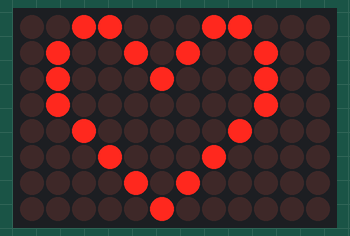
Recording of a sketch running on a simulated Arduino Uno R4 WiFi. Shown: 12×8 LED matrix. WiFi joins after 1.5 s; servers stay silent unless stated; what the sketch prints to the serial monitor is not drawn.

Above: at 11.6 s.

Measured:
- what the display in image 0 shows lasts 3.0 s, from 11.5 s to 14.5 s

The sketch:

iot-002-httpsRequest.ino
```cpp
#include "Arduino_LED_Matrix.h"   // Include the LED_Matrix library
#include "frames.h"               // Include a header file containing some custom icons
#include "secrets.h"
#include "WiFiS3.h"
#include <ArduinoHttpClient.h>

#define SECRET_SSID "------"
#define SECRET_PASS "------"

ArduinoLEDMatrix matrix;          // Create an instance of the ArduinoLEDMatrix class
char ssid[] = SECRET_SSID;        // your network SSID (name)
char pass[] = SECRET_PASS;        // your network password (use for WPA, or use as key for WEP)
int keyIndex = 0;                 // your network key index number (needed only for WEP)

int status = WL_IDLE_STATUS;
//IPAddress server(192,168,111,199);
//IPAddress server(94,32,111,10);
char server[] = "www.-----.-----";    // name address (using DNS)

WiFiSSLClient client;
//WiFiClient client;
//WiFiClientSecure client;
HttpClient clientHTTP = HttpClient(client, server, 443);

char simbolo = 'c';
void setup() {
  Serial.begin(115200);
  matrix.begin();
   while (!Serial) { ; }

   // check for the WiFi module:
  if (WiFi.status() == WL_NO_MODULE) {
    Serial.println("Communication with WiFi module failed!");
    // don't continue
    while (true);
  }

  String fv = WiFi.firmwareVersion();
  if (fv < WIFI_FIRMWARE_LATEST_VERSION) {
    Serial.println("Please upgrade the firmware");
  }

  while (status != WL_CONNECTED) {
    Serial.print("Attempting to connect to SSID: ");
    Serial.println(ssid);

    status = WiFi.begin(ssid, pass);

    delay(10000);
  }

  printWifiStatus();

}

void loop() {

  if (simbolo == 's') { matrix.loadFrame(happy); }
  if (simbolo == 'c') { matrix.loadFrame(LEDMATRIX_HEART_BIG); }
  if (simbolo == 'p') { matrix.loadFrame(danger); }

  delay(3000);
  matrix.clear();
  delay(3000);

  clientHTTP.get("/iot001/simbolo.txt");
  int statusCode = clientHTTP.responseStatusCode();
  String response = clientHTTP.responseBody();

  Serial.print("Status code: ");
  Serial.println(statusCode);
  Serial.print("Response: ");
  Serial.println(response);
  simbolo = response[0];
  Serial.println(simbolo);
  Serial.println("Wait five seconds");

  //client.setCACert(nesea_ca);
  /*
  if (client.connect(server,443)) {
    Serial.println("connected to server");
    client.println("GET /iot001/simboli.txt HTTP/1.1");
    client.println("Host: www.nesea.eu");
    client.println("Connection: close");
    client.println("");
  }
  else
    { Serial.println("Errore di connessione al server"); }

  char c = 'n';
  Serial.println("attendo risposta");
  while (client.connected()) {
    while (client.available()) {
      Serial.print((client.readString()));
    }
  }
  if (!client.connected()) { Serial.println("disconnecting from server."); client.stop(); }
  */
}

void printWifiStatus() {
  Serial.print("SSID: ");
  Serial.println(WiFi.SSID());
  IPAddress ip = WiFi.localIP();
  Serial.print("IP Address: ");
  Serial.println(ip);
  long rssi = WiFi.RSSI();
  Serial.print("signal strength (RSSI):");
  Serial.print(rssi);
  Serial.println(" dBm");
}
```

frames.h
```cpp
const uint32_t chip[] = {
	0x1503f811,
	0x3181103,
	0xf8150000
};

const uint32_t danger[] = {
	0x400a015,
	0x1502082,
	0x484047fc
};

const uint32_t happy[] = {
	0x19819,
	0x80000001,
	0x81f8000
};

const uint32_t heart[] = {
	0x3184a444,
	0x44042081,
	0x100a0040
};

/*
const uint32_t fullOn[] = {
	0xffffffff,
	0xffffffff,
	0xffffffff
}
*/
```

secrets.h
```cpp
#define SECRET_SSID "----"
#define SECRET_PASS "----"

const char* nesea_ca =
"-----BEGIN CERTIFICATE-----\n" \
"MIIFazCCA1OgAwIBAgIRAIIQz7DSQONZRGPgu2OCiwAwDQYJKoZIhvcNAQELBQAw\n" \
"TzELMAkGA1UEBhMCVVMxKTAnBgNVBAoTIEludGVybmV0IFNlY3VyaXR5IFJlc2Vh\n" \
"cmNoIEdyb3VwMRUwEwYDVQQDEwxJU1JHIFJvb3QgWDEwHhcNMTUwNjA0MTEwNDM4\n" \
"WhcNMzUwNjA0MTEwNDM4WjBPMQswCQYDVQQGEwJVUzEpMCcGA1UEChMgSW50ZXJu\n" \
"ZXQgU2VjdXJpdHkgUmVzZWFyY2ggR3JvdXAxFTATBgNVBAMTDElTUkcgUm9vdCBY\n" \
"MTCCAiIwDQYJKoZIhvcNAQEBBQADggIPADCCAgoCggIBAK3oJHP0FDfzm54rVygc\n" \
"h77ct984kIxuPOZXoHj3dcKi/vVqbvYATyjb3miGbESTtrFj/RQSa78f0uoxmyF+\n" \
"0TM8ukj13Xnfs7j/EvEhmkvBioZxaUpmZmyPfjxwv60pIgbz5MDmgK7iS4+3mX6U\n" \
"A5/TR5d8mUgjU+g4rk8Kb4Mu0UlXjIB0ttov0DiNewNwIRt18jA8+o+u3dpjq+sW\n" \
"T8KOEUt+zwvo/7V3LvSye0rgTBIlDHCNAymg4VMk7BPZ7hm/ELNKjD+Jo2FR3qyH\n" \
"B5T0Y3HsLuJvW5iB4YlcNHlsdu87kGJ55tukmi8mxdAQ4Q7e2RCOFvu396j3x+UC\n" \
"B5iPNgiV5+I3lg02dZ77DnKxHZu8A/lJBdiB3QW0KtZB6awBdpUKD9jf1b0SHzUv\n" \
"KBds0pjBqAlkd25HN7rOrFleaJ1/ctaJxQZBKT5ZPt0m9STJEadao0xAH0ahmbWn\n" \
"OlFuhjuefXKnEgV4We0+UXgVCwOPjdAvBbI+e0ocS3MFEvzG6uBQE3xDk3SzynTn\n" \
"jh8BCNAw1FtxNrQHusEwMFxIt4I7mKZ9YIqioymCzLq9gwQbooMDQaHWBfEbwrbw\n" \
"qHyGO0aoSCqI3Haadr8faqU9GY/rOPNk3sgrDQoo//fb4hVC1CLQJ13hef4Y53CI\n" \
"rU7m2Ys6xt0nUW7/vGT1M0NPAgMBAAGjQjBAMA4GA1UdDwEB/wQEAwIBBjAPBgNV\n" \
"HRMBAf8EBTADAQH/MB0GA1UdDgQWBBR5tFnme7bl5AFzgAiIyBpY9umbbjANBgkq\n" \
"hkiG9w0BAQsFAAOCAgEAVR9YqbyyqFDQDLHYGmkgJykIrGF1XIpu+ILlaS/V9lZL\n" \
"ubhzEFnTIZd+50xx+7LSYK05qAvqFyFWhfFQDlnrzuBZ6brJFe+GnY+EgPbk6ZGQ\n" \
"3BebYhtF8GaV0nxvwuo77x/Py9auJ/GpsMiu/X1+mvoiBOv/2X/qkSsisRcOj/KK\n" \
"NFtY2PwByVS5uCbMiogziUwthDyC3+6WVwW6LLv3xLfHTjuCvjHIInNzktHCgKQ5\n" \
"ORAzI4JMPJ+GslWYHb4phowim57iaztXOoJwTdwJx4nLCgdNbOhdjsnvzqvHu7Ur\n" \
"TkXWStAmzOVyyghqpZXjFaH3pO3JLF+l+/+sKAIuvtd7u+Nxe5AW0wdeRlN8NwdC\n" \
"jNPElpzVmbUq4JUagEiuTDkHzsxHpFKVK7q4+63SM1N95R1NbdWhscdCb+ZAJzVc\n" \
"oyi3B43njTOQ5yOf+1CceWxG1bQVs5ZufpsMljq4Ui0/1lvh+wjChP4kqKOJ2qxq\n" \
"4RgqsahDYVvTH9w7jXbyLeiNdd8XM2w9U/t7y0Ff/9yi0GE44Za4rF2LN9d11TPA\n" \
"mRGunUHBcnWEvgJBQl9nJEiU0Zsnvgc/ubhPgXRR4Xq37Z0j4r7g1SgEEzwxA57d\n" \
"emyPxgcYxn/eR44/KJ4EBs+lVDR3veyJm+kXQ99b21/+jh5Xos1AnX5iItreGCc=\n" \
"-----END CERTIFICATE-----\n";
```
